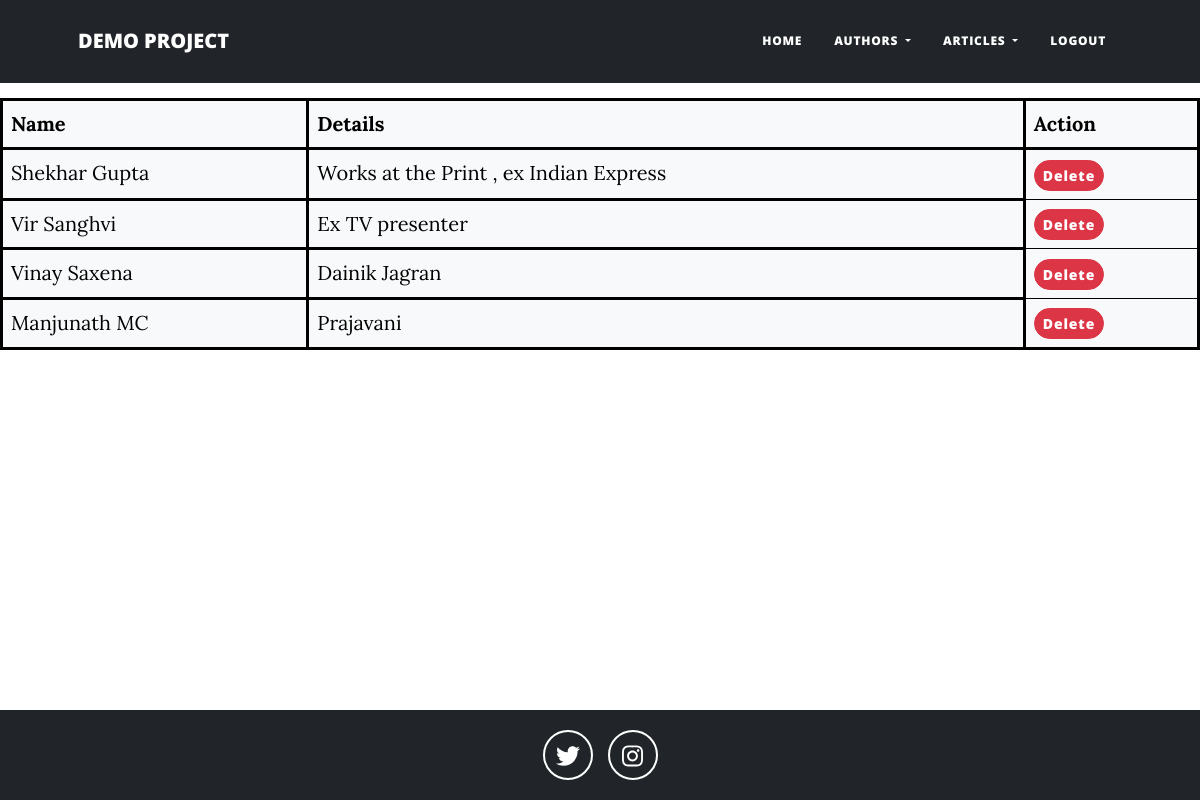
Page /authors/ (signed in) on the committed database.
### accounts/models.py (models this page shows)
class Authors(models.Model):
    name=models.CharField(max_length=100,unique=True)
    details=models.TextField(max_length=2002)
    def __str__(self):
        return self.name

### accounts/views.py (the view)
# urls.py: path('authors/', views.author_list, name="authors"),
@login_required(login_url='login')
def author_list(request):
    try:
        authors = Authors.objects.all()
        if authors.exists():
            print(authors)
        else:
            messages.success(request, "No author found")
    except Exception as e:
        messages.error(request, f"An error occurred: {e}")
        authors = None
    return render(request, 'list_author.html', {'authors': authors})

### accounts/templates/list_author.html (shortened to what this page needs)
{% extends "base.html" %}
{% block content %}
<h1 class="mb-4" style="background-color: #f8f9fa; padding: 10px; border: 3px solid black; text-align: center;">Author List</h1>
<table class="table table-light" style="border: 3px solid black; border-collapse: collapse; margin-top: 20px;">
    <thead class="thead-dark">
        <tr>
            <th style="border: 3px solid black;">Name</th>
            <th style="border: 3px solid black;">Details</th>
            <th style="border: 3px solid black;">Action</th>
        </tr>
    </thead>
    <tbody>
        {% for author in authors %}
        <tr>
            <td style="border: 3px solid black;">{{ author.name }}</td>
            <td style="border: 3px solid black;">{{ author.details }}</td>
            <td>
                <form action="{% url 'delete_author' author.id %}" method="POST" style="display:inline;">
                    <button type="submit" class="btn btn-danger btn-sm rounded-pill">Delete</button>
                </form>
            </td>
        </tr>
        {% endfor %}
    </tbody>
</table>
{% endblock %}

### accounts/templates/base.html (style rules this page uses)
html, body { height: 100%; margin: 0; }
body { display: flex; flex-direction: column; min-height: 100vh; }

### rows in the picture
Authors: name "Shekhar Gupta", details "Works at the Print , ex Indian Express"
Authors: name "Vir Sanghvi", details "Ex TV presenter"
Authors: name "Vinay Saxena", details "Dainik Jagran"
Authors: name "Manjunath MC", details "Prajavani"
